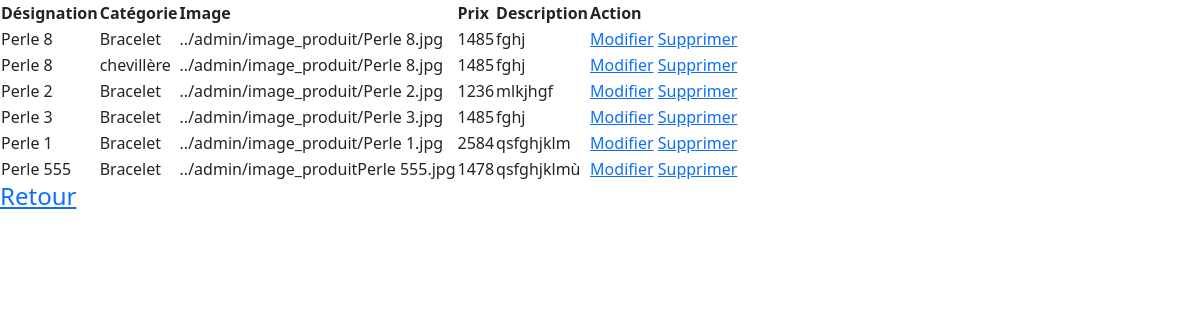
The app's page /admin/afficherProduit.php with its own data.
### tables this page shows
CREATE TABLE IF NOT EXISTS `produit` (
  `id` int(10) NOT NULL AUTO_INCREMENT,
  `refProduit` varchar(15) DEFAULT NULL,
  `date` date DEFAULT NULL,
  `designation` varchar(50) NOT NULL,
  `categorie` varchar(50) NOT NULL,
  `img` varchar(50) NOT NULL,
  `prix` int(10) NOT NULL,
  `descriptions` text NOT NULL,
  PRIMARY KEY (`id`)
);

### admin/afficherProduit.php (the view, shortened to what this page needs)
<!DOCTYPE html>
<html lang="en">
<head>
    <link rel="stylesheet" href="dist\css\bootstrap.min.css">
    <link rel="stylesheet" href="assets\vendor\bootstrap-icons\bootstrap-icons.css">
</head>
<body>
    <table>
    <thead>
        <tr>
            <th scope="col">Désignation</th>
            <th scope="col">Catégorie</th>
            <th scope="col">Image</th>
            <th scope="col">Prix</th>
            <th scope="col">Description</th>
            <th scope="col">Action</th>
        </tr>
    </thead>
        <?php
                include('connexion.php');
                $affiche = ("SELECT * FROM produit");
                $result = $connexion->query($affiche);
                while ($valeur = $result->fetch()) {
            ?>
            <tbody>
            <tr>
                <td><?= $valeur['designation']?></td>
                <td><?= $valeur['categorie']?></td>
                <td><?= $valeur['img']?></td>
                <td><?= $valeur['prix']?></td>
                <td><?= $valeur['descriptions']?></td>
                <td><a href="modifierProduit.php?id=<?= $valeur['id']?>">Modifier</a>
                <a href="supprimerProduit.php?id=<?= $valeur['id']?>">Supprimer</a>
                </td>
            </tr>
	        </tbody>
            <?php
            }
            ?>
        </table>
        <div>
            <h4><a href="index.php">Retour</a></h4>
        </div>
        </body>
</html>

### records on screen
produit: designation "Perle 8", categorie "Bracelet", img "../admin/image_produit/Perle 8.jpg", prix "1485", descriptions "fghj"
produit: designation "Perle 8", categorie "chevillère", img "../admin/image_produit/Perle 8.jpg", prix "1485", descriptions "fghj"
produit: designation "Perle 2", categorie "Bracelet", img "../admin/image_produit/Perle 2.jpg", prix "1236", descriptions "mlkjhgf"
produit: designation "Perle 3", categorie "Bracelet", img "../admin/image_produit/Perle 3.jpg", prix "1485", descriptions "fghj"
produit: designation "Perle 1", categorie "Bracelet", img "../admin/image_produit/Perle 1.jpg", prix "2584", descriptions "qsfghjklm"
produit: designation "Perle 555", categorie "Bracelet", img "../admin/image_produitPerle 555.jpg", prix "1478", descriptions "qsfghjklmù"
